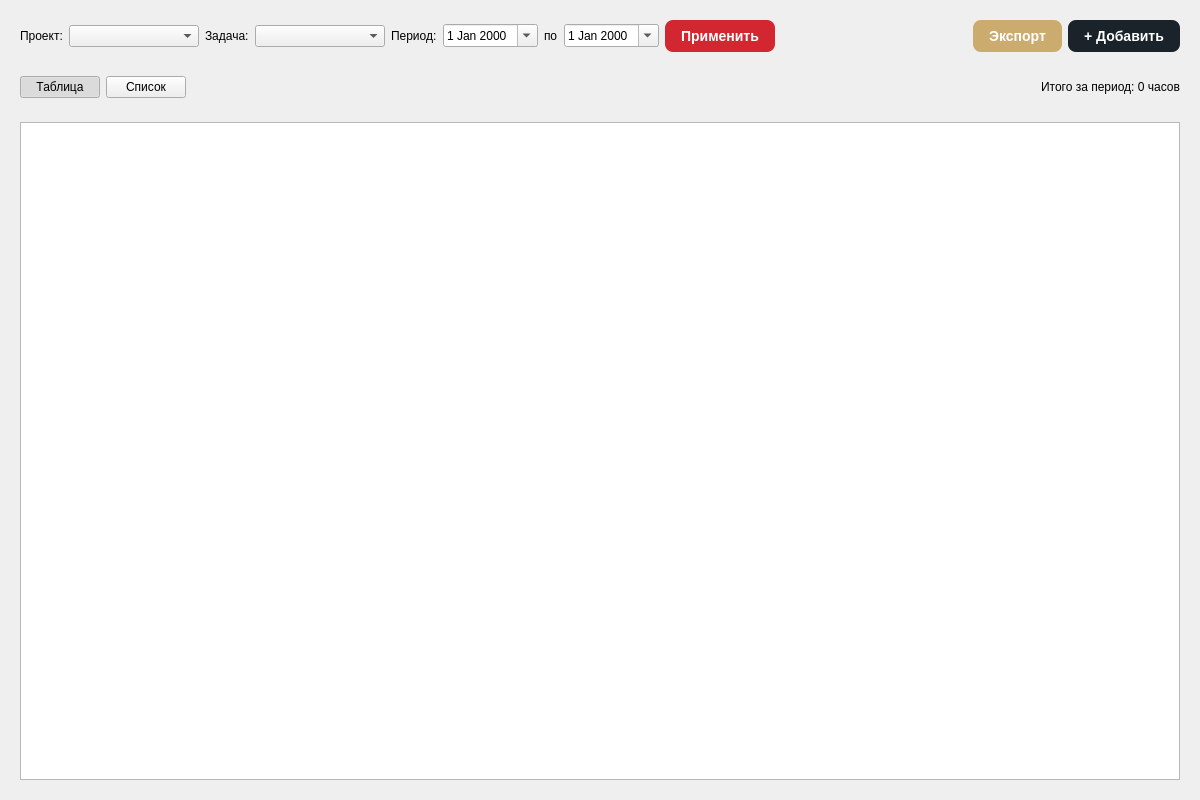
<?xml version="1.0" encoding="UTF-8"?>
<ui version="4.0">
 <class>OvertimePage</class>
 <widget class="QWidget" name="OvertimePage">
  <property name="geometry">
   <rect>
    <x>0</x>
    <y>0</y>
    <width>1200</width>
    <height>800</height>
   </rect>
  </property>
  <property name="windowTitle">
   <string>Переработки</string>
  </property>
  <layout class="QVBoxLayout" name="verticalLayout">
   <item>
    <widget class="QFrame" name="frameFilter">
     <property name="frameShape">
      <enum>QFrame::Shape::NoFrame</enum>
     </property>
     <property name="frameShadow">
      <enum>QFrame::Shadow::Raised</enum>
     </property>
     <layout class="QHBoxLayout" name="horizontalLayout">
      <item>
       <widget class="QLabel" name="labelProject">
        <property name="text">
         <string>Проект:</string>
        </property>
       </widget>
      </item>
      <item>
       <widget class="QComboBox" name="comboProject">
        <property name="placeholderText">
         <string>Выберите проект</string>
        </property>
        <item>
         <property name="text">
          <string>Все проекты</string>
         </property>
        </item>
       </widget>
      </item>
      <item>
       <widget class="QLabel" name="labelTask">
        <property name="text">
         <string>Задача:</string>
        </property>
       </widget>
      </item>
      <item>
       <widget class="QComboBox" name="comboTask">
        <property name="placeholderText">
         <string>Выберите задачу</string>
        </property>
        <item>
         <property name="text">
          <string>Все задачи</string>
         </property>
        </item>
       </widget>
      </item>
      <item>
       <widget class="QLabel" name="labelPeriod">
        <property name="text">
         <string>Период:</string>
        </property>
       </widget>
      </item>
      <item>
       <widget class="QDateEdit" name="dateStart">
        <property name="calendarPopup">
         <bool>true</bool>
        </property>
       </widget>
      </item>
      <item>
       <widget class="QLabel" name="labelTo">
        <property name="text">
         <string>по</string>
        </property>
       </widget>
      </item>
      <item>
       <widget class="QDateEdit" name="dateEnd">
        <property name="calendarPopup">
         <bool>true</bool>
        </property>
       </widget>
      </item>
      <item>
       <widget class="QPushButton" name="btnApply">
        <property name="text">
         <string>Применить</string>
        </property>
        <property name="styleSheet">
         <string notr="true">QPushButton {
    background-color: #D22730;
    color: white;
    border-radius: 8px;
    font-weight: bold;
    font-size: 14px;
    border: none;
    padding: 8px 16px;
}
QPushButton:hover {
    background-color: #862633;
}
QPushButton:pressed {
    background-color: #6a1e29;
}</string>
        </property>
       </widget>
      </item>
      <item>
       <spacer name="horizontalSpacer">
        <property name="orientation">
         <enum>Qt::Orientation::Horizontal</enum>
        </property>
        <property name="sizeHint" stdset="0">
         <size>
          <width>40</width>
          <height>20</height>
         </size>
        </property>
       </spacer>
      </item>
      <item>
       <widget class="QPushButton" name="btnExport">
        <property name="text">
         <string>Экспорт</string>
        </property>
        <property name="styleSheet">
         <string notr="true">QPushButton {
    background-color: #ccab6e;
    color: white;
    border-radius: 8px;
    font-weight: bold;
    font-size: 14px;
    border: none;
    padding: 8px 16px;
}
QPushButton:hover {
    background-color: #998664;
}
QPushButton:pressed {
    background-color: #7a6a50;
}</string>
        </property>
       </widget>
      </item>
      <item>
       <widget class="QPushButton" name="btnAddOvertime">
        <property name="text">
         <string>+ Добавить</string>
        </property>
        <property name="styleSheet">
         <string notr="true">QPushButton {
    background-color: #1B232A;
    color: white;
    border-radius: 8px;
    font-weight: bold;
    font-size: 14px;
    border: none;
    padding: 8px 16px;
}
QPushButton:hover {
    background-color: #D9D9D6;
    color: black;
}
QPushButton:pressed {
    background-color: #B8B8B5;
}</string>
        </property>
       </widget>
      </item>
     </layout>
    </widget>
   </item>
   <item>
    <widget class="QFrame" name="frameViewMode">
     <property name="frameShape">
      <enum>QFrame::Shape::NoFrame</enum>
     </property>
     <property name="frameShadow">
      <enum>QFrame::Shadow::Raised</enum>
     </property>
     <layout class="QHBoxLayout" name="horizontalLayout_2">
      <item>
       <widget class="QPushButton" name="btnTableView">
        <property name="text">
         <string>Таблица</string>
        </property>
        <property name="checkable">
         <bool>true</bool>
        </property>
        <property name="checked">
         <bool>true</bool>
        </property>
       </widget>
      </item>
      <item>
       <widget class="QPushButton" name="btnListView">
        <property name="text">
         <string>Список</string>
        </property>
        <property name="checkable">
         <bool>true</bool>
        </property>
       </widget>
      </item>
      <item>
       <spacer name="horizontalSpacer_2">
        <property name="orientation">
         <enum>Qt::Orientation::Horizontal</enum>
        </property>
        <property name="sizeHint" stdset="0">
         <size>
          <width>40</width>
          <height>20</height>
         </size>
        </property>
       </spacer>
      </item>
      <item>
       <widget class="QLabel" name="labelTotal">
        <property name="text">
         <string>Итого за период: 0 часов</string>
        </property>
        <property name="alignment">
         <set>Qt::AlignmentFlag::AlignRight|Qt::AlignmentFlag::AlignTrailing|Qt::AlignmentFlag::AlignVCenter</set>
        </property>
       </widget>
      </item>
     </layout>
    </widget>
   </item>
   <item>
    <widget class="QStackedWidget" name="stackedWidget">
     <property name="currentIndex">
      <number>0</number>
     </property>
     <widget class="QWidget" name="pageTable">
      <layout class="QVBoxLayout" name="verticalLayout_2">
       <item>
        <widget class="QTableView" name="tableView">
         <property name="alternatingRowColors">
          <bool>true</bool>
         </property>
         <property name="selectionBehavior">
          <enum>QAbstractItemView::SelectionBehavior::SelectRows</enum>
         </property>
         <property name="cornerButtonEnabled">
          <bool>false</bool>
         </property>
         <attribute name="horizontalHeaderStretchLastSection">
          <bool>true</bool>
         </attribute>
        </widget>
       </item>
      </layout>
     </widget>
     <widget class="QWidget" name="pageList">
      <layout class="QVBoxLayout" name="verticalLayout_3">
       <item>
        <widget class="QListWidget" name="listWidget"/>
       </item>
      </layout>
     </widget>
    </widget>
   </item>
  </layout>
 </widget>
 <resources/>
 <connections/>
</ui>
